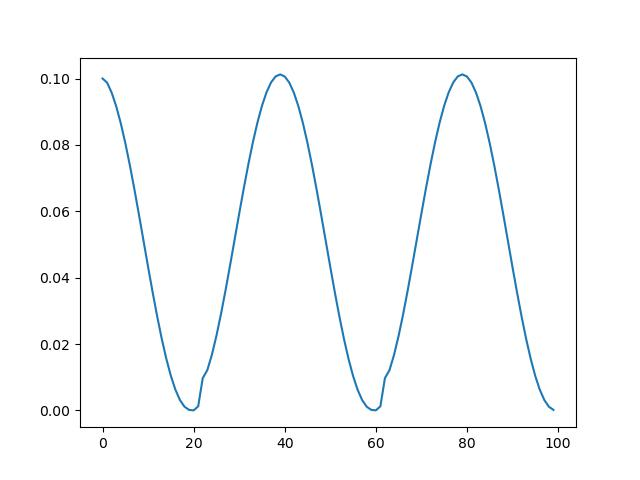

Write the Python code that produced this figure.
import numpy as np
import torch
from torch import nn
import matplotlib.pyplot as plt



coords_d = torch.tensor([0,1,2])
coords_h = torch.tensor([0,1,2,3])
coords_w = torch.tensor([0,1,2,3,4])

a = torch.meshgrid([coords_d,coords_h,coords_w])



class Net(nn.Module):
    def __init__(self) -> None:
        super().__init__()
        self.para = torch.rand((4,1))
        self.para = nn.Parameter(self.para)
        self.buff = torch.tensor([[-1]])

    def forward(self,x):
        print("para",self.para)
        print("buff",self.buff)
        return x @ self.para + self.buff



net = Net()

optim = torch.optim.SGD(net.parameters(),lr=0.1)
schedular = torch.optim.lr_scheduler.CosineAnnealingLR(optim,20)

lr = []

for i in range(100):
    lr.append(schedular.get_lr()[0])
    schedular.step()

plt.plot(lr)
plt.savefig("./test.jpg")


x = torch.nn.Parameter(x)



input_steps = 4
shift_size = 2

h_slices = (slice(0, -input_steps),
            slice(-input_steps, -shift_size),
            slice(-shift_size, None))
w_slices = (slice(0, input_steps),
            slice(-input_steps, -shift_size),
            slice(-shift_size, None))


for h in h_slices:
    for w in w_slices:
        print()

coords_h = torch.arange(7)
coords_w = torch.arange(7)

coords = torch.meshgrid([coords_h, coords_w])
coords = torch.stack(coords)

print()
